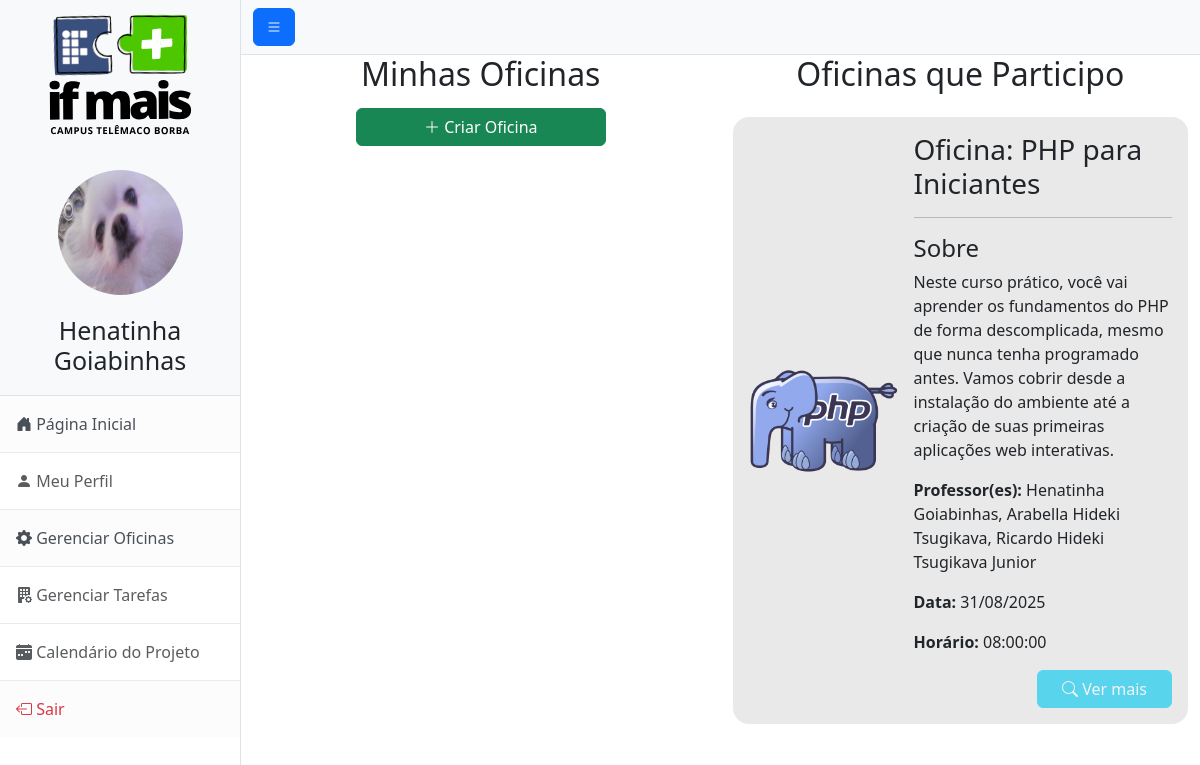
/oficinas.php (signed in), run on the app's committed database.
### tables this page shows
CREATE TABLE `professores_oficina` (
  `idOficina` int NOT NULL,
  `cpfProfessor` char(11) NOT NULL
);

CREATE TABLE `oficina` (
  `idOficina` int NOT NULL,
  `tituloOficina` varchar(50) DEFAULT NULL,
  `descricaoOficina` varchar(500) DEFAULT NULL,
  `dataOficina` date DEFAULT NULL,
  `horaOficina` time DEFAULT NULL,
  `criadorOficina` int DEFAULT NULL,
  `fotoOficina` varchar(200) NOT NULL
);

### app/models/oficinas/pegarUserOficinas.php (called while the page is built, shortened)
<?php
    include 'config/database.php';
    $checarUserOficinas = mysqli_query($conn,$oficinasUserSQL);
?>

### app/models/oficinas/TratarUserOficinas.php (called while the page is built, shortened)
<?php
    $tituloUserOficina = htmlspecialchars($oficinasUser['tituloOficina'], ENT_QUOTES, 'UTF-8');
    $sobreUserOficina = htmlspecialchars($oficinasUser['descricaoOficina'], ENT_QUOTES, 'UTF-8');
    if(strlen($oficinasUser['dataOficina']) == 10){
        $dia = substr($oficinasUser['dataOficina'], 8, 2);
        $mes = substr($oficinasUser['dataOficina'], 5, 2);
        $ano = substr($oficinasUser['dataOficina'], 0, 4);
        $dataUserOficina = $dia . "/" . $mes ."/". $ano;
    } else {
        $dataUserOficina = $oficinasUser['dataOficina'];
    }
    $horarioUserOficina = $oficinasUser['horaOficina'];
    $fotoUserOficina = $oficinasUser['fotoOficina'];
    include 'app/models/oficinas/listarProfessoresOficinas.php';
?>

### app/models/oficinas/listarProfessoresOficinas.php (called while the page is built)
<?php
    $oficinaProfsArr = [];
    $idOficinaAtual = $oficinasUser['idOficina'];
    $oficinasProfesoresSQL = "SELECT nomePessoa FROM pessoa, professores_oficina WHERE idOficina = $idOficinaAtual AND cpfProfessor = pessoa.cpfPessoa";
    $checarOficinasProfs = mysqli_query($conn,$oficinasProfesoresSQL);
    while($OficinaProf = mysqli_fetch_assoc($checarOficinasProfs)){
        array_push($oficinaProfsArr, $OficinaProf['nomePessoa']);
    }
    $oficinaProfsStr = implode(', ', $oficinaProfsArr);
?>

### app/views/oficinas/mostrarTodasOficinas.php (the view)
<?php
while($oficinasUser = mysqli_fetch_assoc($checarUserOficinas)){
        include 'app/models/oficinas/TratarUserOficinas.php';
        echo "
            <div class='fundo-grid oficina d-flex align-items-center justify-content-between p-3 rounded-4 my-4'>
                <img src='$fotoUserOficina' alt='' width='150px' height='150px' class='rounded-1'>
                <div class='grid-textos oficina-textos flex-grow-1'>
                    <h3 class='oficina-titulo'>$tituloUserOficina</h3>
                    <hr>
                    <h4 class='mt-2'>Sobre</h4>
                    <p>$sobreUserOficina</p>
                    <p><strong>Professor(es): </strong>$oficinaProfsStr</p>
                    <p><strong>Data: </strong>$dataUserOficina</p>
                    <p><strong>Horário: </strong>$horarioUserOficina</p>
                    <div class='d-flex justify-content-end gap-3'>
                        <a class='btn btn-info text-light px-4 disabled' href='#'><i class='bi bi-search'></i> Ver mais</a>
                    </div>
                </div>
            </div>
        ";
    }
?>

### css/geral.css (style rules this page uses)
.fundo-grid { background-color: rgba(211, 211, 211, 0.5); }
hr { margin: 0; }
.grid-textos { margin-left: 15px; }

### data on the page
professores_oficina: idOficina.fotoOficina (picture), idOficina.tituloOficina "Oficina: PHP para Iniciantes", idOficina.descricaoOficina "Neste curso prático, você vai aprender os fundamentos do PHP de forma descomplicada, mesmo que nunca tenha programado antes. Vamos cobrir desde a instalação do ambiente até a criação de suas primeiras aplicações web interativas.", idOficina.dataOficina "31/08/2025", idOficina.horaOficina "08:00:00"

### other printed values
$_SESSION['nomePessoa'] "Henatinha Goiabinhas"
